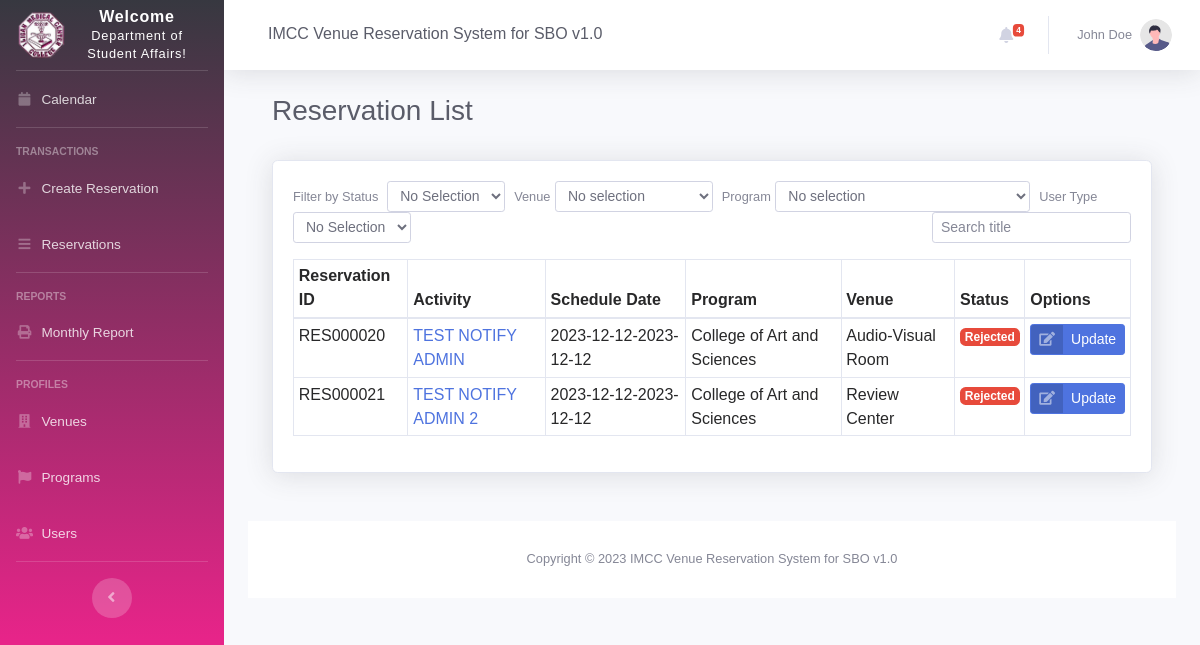
Before: /reservation_list.php (signed in) with the older database file.
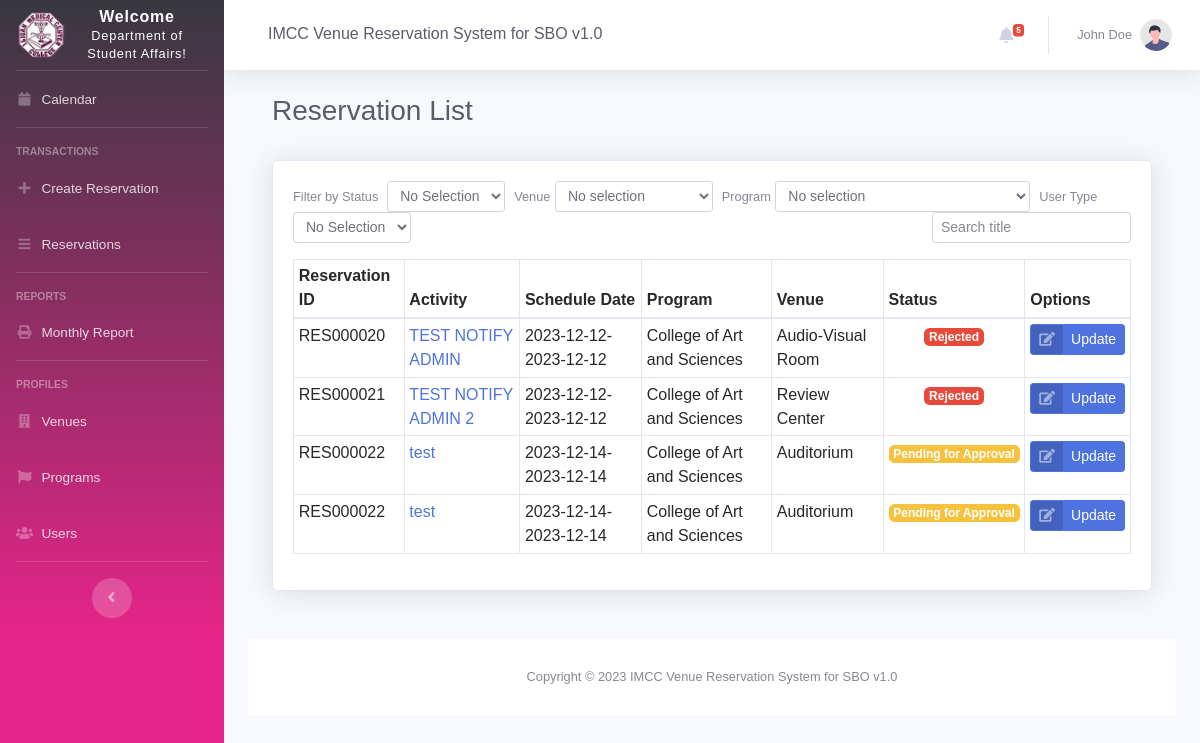
After: the same page with the newer database file.
### tables this page shows
CREATE TABLE `schedules` (
  `id` bigint(11) NOT NULL,
  `reservationID` varchar(255) NOT NULL,
  `userID` int(11) NOT NULL,
  `venueID` int(15) DEFAULT NULL,
  `programID` int(11) NOT NULL,
  `status` varchar(3) NOT NULL DEFAULT 'P',
  `date_start` date NOT NULL,
  `date_end` date NOT NULL,
  `time_start` varchar(50) NOT NULL,
  `time_end` varchar(50) NOT NULL,
  `name` varchar(255) DEFAULT NULL,
  `contact` varchar(11) DEFAULT NULL,
  `description` text DEFAULT NULL,
  `num_participants` int(11) NOT NULL,
  `notified` tinyint(1) NOT NULL DEFAULT 0,
  `last_notified` date DEFAULT NULL,
  `cancelled` tinyint(1) NOT NULL DEFAULT 0,
  `deleted` tinyint(4) NOT NULL DEFAULT 0,
  `rejectedByAdmin` int(1) NOT NULL DEFAULT 0,
  `approvedByAdmin` int(1) NOT NULL DEFAULT 0,
  `act_form_file` varchar(255) NOT NULL,
  `letter_approve_file` varchar(255) NOT NULL,
  `notes` text DEFAULT NULL,
  `material` text DEFAULT NULL
);

CREATE TABLE `program` (
  `id` int(11) NOT NULL,
  `programID` varchar(15) DEFAULT NULL,
  `name` varchar(255) DEFAULT NULL,
  `color` varchar(15) DEFAULT NULL,
  `incharge_organization` varchar(255) DEFAULT NULL,
  `dateAdded` datetime NOT NULL DEFAULT current_timestamp(),
  `dateUpdated` datetime DEFAULT NULL
);

CREATE TABLE `venues` (
  `id` int(11) NOT NULL,
  `venueID` varchar(20) NOT NULL,
  `name` varchar(255) DEFAULT NULL,
  `capacity` varchar(255) DEFAULT NULL,
  `dateAdded` datetime NOT NULL DEFAULT current_timestamp(),
  `dateUpdated` datetime DEFAULT NULL
);

### reservation_list.php (the view, shortened to what this page needs)
<?php
include 'settings/system.php';
include 'settings/header.php';
include "settings/sidebar.php";
include 'settings/topbar.php';
?>
<div class="container-fluid">
    <div class="d-sm-flex align-items-center justify-content-between mb-4">
        <div class="container-fluid">
            <div class="d-sm-flex align-items-center justify-content-between mb-4">
                <h1 class="h3 mb-2 text-gray-800">Reservation List</h1>
            </div>
            <div class="card shadow mb-4">
                <div class="card-body">
                    <div class="form-group form-inline" <?php echo ($_SESSION["position"] == "STO" ? "hidden disabled" : "") ?>>
                        <label for=""><small>Filter by Status</small> &nbsp;&nbsp;</label>
                        <select class="form-control form-control-sm" name="filterByStatus" id="filterByStatus">
                            <option value="0">No Selection</option>
                        </select>
                        <label><small>Venue</small> &nbsp;</label>
                        <select class="form-control form-control-sm" name="filterByVenue" id="filterByVenue">
                            <option value="0" selected>No selection</option>
                        </select>
                        <label><small>Program</small> &nbsp;</label>
                        <select class="form-control form-control-sm" name="filterByProgram" id="filterByProgram">
                            <option value="0" selected>No selection</option>
                        </select>
                        <label><small>User Type</small> &nbsp;</label>
                        <select class="form-control form-control-sm" name="filterByUserType" id="filterByUserType">
                            <option value="0" selected>No Selection</option>
                        </select>
                        <div class="form-inline" style="margin-left: auto;">
                            <input class="form-control form-control-sm" type="text" name="filterSearch" id="filterSearch" placeholder="Search title" style="margin-left: auto;">
                        </div>
                    </div>
                    <div class="table-responsive">
                        <table class="table table-sm table-bordered table-hovered" id="<?php echo ($_SESSION["position"] == "STO" ? "dataTable" : "") ?>" width="100%" cellspacing="0">
                            <thead>
                                <tr>
                                    <th>Reservation ID</th>
                                    <th>Activity</th>
                                    <th>Schedule Date</th>
                                    <th>Program</th>
                                    <th>Venue</th>
                                    <th>Status</th>
                                    <th>Options</th>
                                </tr>
                            </thead>
                            <tbody>
                                <?php
                                $fetchReservations = "SELECT `schedules`.`reservationID` AS 'RESERVATION_ID',
                                                            `schedules`.id AS 'INT_RES_ID',
                                                            `venues`.name AS 'VENUE_NAME',
                                                            `schedules`.name AS 'ACTIVITY',
                                                            `program`.name AS 'PROGRAM_NAME',
                                                            `schedules`.date_start AS 'START_DATE',
                                                            `schedules`.date_end AS 'END_DATE',
                                                            `schedules`.status AS 'STATUS' FROM `schedules`
                                                        INNER JOIN `venues`
                                                        ON `schedules`.venueID = `venues`.id
                                                        INNER JOIN `program`
                                                        ON `schedules`.programID = `program`.id";
                                $reservations = $db->query($fetchReservations);
                                $row_reservations = $reservations->fetchAll(PDO::FETCH_OBJ);
                                foreach ($row_reservations as $row) {
                                    $statusStr = "Pending for Approval";
                                    $statusColor = "";
                                    switch ($row->STATUS) {
                                        case "P":
                                            $statusColor = "badge-warning";
                                            $statusStr = "Pending for Approval";
                                            break;
                                        case "R":
                                            $statusColor = "badge-danger";
                                            $statusStr = "Rejected";
                                            break;
                                    }
                                ?>
                                    <tr>
                                        <td><?= $row->RESERVATION_ID; ?></td>
                                        <td><?= '<a href="view_reservation.php?reservation_id=' . $row->INT_RES_ID . '" target="_blank">' . $row->ACTIVITY . '</a>'; ?></td>
                                        <td><?= $row->START_DATE . "-" . $row->END_DATE; ?></td>
                                        <td><?= $row->PROGRAM_NAME; ?></td>
                                        <td><?= $row->VENUE_NAME; ?></td>
                                        <td align="center"><span class="badge <?= $statusColor ?>"><?= $statusStr; ?></span></td>
                                        <td align="center">
                                            <a href='edit_reservation.php?reservation_id=<?= $row->INT_RES_ID ?>' class="btn btn-primary btn-icon-split btn-sm keychainify-checked" target="_blank">
                                                <span class="icon text-white-50">
                                                    <i class="fas fa-edit"></i>
                                                </span>
                                                <span class="text">Update</span>
                                            </a>
                                        </td>
                                    </tr>
                                <?php } ?>
                            </tbody>
                        </table>
                    </div>
                </div>
            </div>
        </div>
    </div>
    <?php include 'settings/footer.php'; ?>

### settings/header.php (shortened to what this page needs)
<!DOCTYPE html>
<html lang="en">
<head>
    <link href="vendor/fontawesome-free/css/all.min.css" rel="stylesheet" type="text/css">
    <link href="css/sb-admin-2.min.css" rel="stylesheet">
    <link href="vendor/datatables/dataTables.bootstrap4.min.css" rel="stylesheet">
    <link rel="stylesheet" href="vendor/3b-calendar.css">
</head>

### settings/sidebar.php (shortened to what this page needs)
<body id="page-top">
    <div id="wrapper">
        <ul class="navbar-nav bg-gradient-imcc sidebar sidebar-dark accordion" id="accordionSidebar">
            <a class="sidebar-brand d-flex align-items-center justify-content-center" href="calendar.php">
                <div class="sidebar-brand-icon ">
                    <img class="fas" src="./img/imcc.png" style="width:50px;height:50px;"></img>
                </div>
                <div class="sidebar-brand-text mx-3">Welcome <br /><small><?php
                                                                            if ($_SESSION['position'] == 'STO') {
                                                                                echo 'Student Officer!';
                                                                            } elseif ($_SESSION['position'] == 'DSA') {
                                                                                echo 'Department of Student Affairs!';
                                                                            } else {
                                                                                echo 'Property Custodian!';
                                                                            }
                                                                            ?></small></div>
            </a>
            <hr class="sidebar-divider my-0">
            <li class="nav-item <?= $calendar; ?>">
                <a class="nav-link" href="calendar.php">
                    <i class="fas fa-fw fa-calendar"></i>
                    <span>Calendar</span></a>
            </li>
            <hr class="sidebar-divider">
            <div class="sidebar-heading">
                Transactions
            </div>
            <?php
            if ($_SESSION['position'] == 'DSA') {
            ?>
            <li class="nav-item <?= $reservation; ?>">
                    <a class="nav-link" href="add_reservation.php">
                        <i class="fas fa-fw fa-plus"></i>
                        <span>Create Reservation</span></a>
            </li>
            <li class="nav-item <?= $reservation; ?>">
                <a class="nav-link" href="reservation_list.php">
                    <i class="fas fa-fw fa-bars"></i>
                    <span>Reservations</span></a>
            </li>
            <hr class="sidebar-divider">
            <div class="sidebar-heading">
                Reports
            </div>
            <li class="nav-item <?= $reservation; ?>">
                    <a class="nav-link" href="monthly_report.php">
                        <i class="fas fa-fw fa-print"></i>
                        <span>Monthly Report</span></a>
                </li>
            <?php } ?>
            <hr class="sidebar-divider">
            <div class="sidebar-heading">
                Profiles
            </div>
            <li class="nav-item <?= $venue; ?>">
                <a class="nav-link" href="venues.php">
                    <i class="fas fa-fw fa-building"></i>
                    <span>Venues</span></a>
            </li>
            <li class="nav-item <?= $program; ?>">
                <a class="nav-link" href="programs.php">
                    <i class="fas fa-fw fa-flag"></i>
                    <span>Programs</span></a>
            </li>
            <?php
            if ($_SESSION['position'] == 'DSA') {
            ?>
            <li class="nav-item <?= $user; ?>">
                <a class="nav-link" href="users.php">
                    <i class="fas fa-fw fa-users"></i>
                    <span>Users</span></a>
            </li>
            <?php } ?>
            <hr class="sidebar-divider d-none d-md-block">
            <div class="text-center d-none d-md-inline">
                <button class="rounded-circle border-0" id="sidebarToggle"></button>
            </div>
        </ul>

### settings/topbar.php (shortened to what this page needs)
<div id="content-wrapper" class="d-flex flex-column">
    <div id="content">
        <nav class="navbar navbar-expand navbar-light bg-white topbar mb-4 static-top shadow">
            <div class="d-none d-sm-inline-block form-inline mr-auto ml-md-3 my-2 my-md-0 mw-100 navbar-search">
                <div class="input-group">
                    <h5 class="form-control  border-0 text-gray-800"><?= NAME_; ?></h5>
                </div>
            </div>
            <ul class="navbar-nav ml-auto">
                <?php
                    $currentUserID = $_SESSION["id"];
                    $currentUserType = $_SESSION["position"];
                    $getNotif = $db->query("SELECT * FROM notifications
                                            WHERE (recipient = '$currentUserID' OR notifyToAllUserType = '$currentUserType')  ORDER BY id DESC");
                    $fetchNotifications = $getNotif->fetchAll(PDO::FETCH_OBJ);
                    $notificationCount = 0;
                    foreach ($fetchNotifications as $data)
                    {
                        if($data->isRead == 0){
                            $notificationCount++;
                        }
                    }
                ?>
                <li class="nav-item dropdown no-arrow mx-1">
                    <a class="nav-link dropdown-toggle" href="#" id="alertsDropdown" role="button" data-toggle="dropdown" aria-haspopup="true" aria-expanded="false">
                        <i class="fas fa-bell fa-fw"> </i>
                        <span class="badge badge-danger badge-counter" style="<?php echo (($notificationCount == 0) ? "visibility: hidden;": "visibility: visible;")?>"><?php echo $notificationCount; ?></span>
                    </a>
                </li>
                <li class="nav-item dropdown no-arrow">
                    <a class="nav-link dropdown-toggle" href="#" id="userDropdown" role="button" data-toggle="dropdown" aria-haspopup="true" aria-expanded="false">
                        <span class="mr-2 d-none d-lg-inline text-gray-600 small"><?= $_SESSION['name']; ?></span>
                        <img class="img-profile rounded-circle" src="img/undraw_profile.svg">
                    </a>
                </li>
            </ul>
        </nav>

### settings/footer.php (shortened to what this page needs)
<footer class="sticky-footer bg-white">
    <div class="container my-auto">
        <div class="copyright text-center my-auto">
            <span>Copyright &copy; 2023 <?= NAME_; ?> </span>
        </div>
    </div>
</footer>
</body>
</html>

Changed rows visible on the page:
added schedules: reservationID "RES000022", name "test", date_start "2023-12-14", date_end "2023-12-14", programID.name "College of Art and Sciences", venueID.name "Auditorium", status "Pending for Approval"
added schedules: reservationID "RES000022", name "test", date_start "2023-12-14", date_end "2023-12-14", programID.name "College of Art and Sciences", venueID.name "Auditorium", status "Pending for Approval"
Other visible differences:
$notificationCount: "4" → "5"
